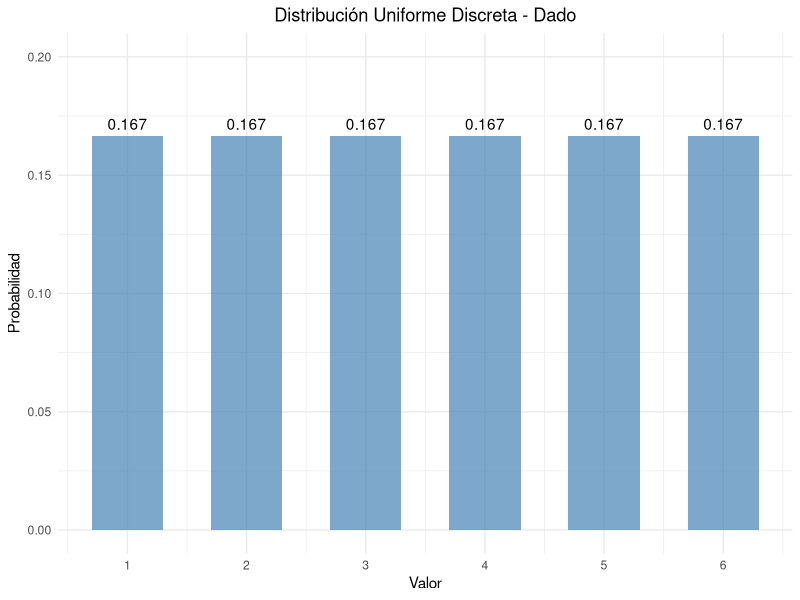
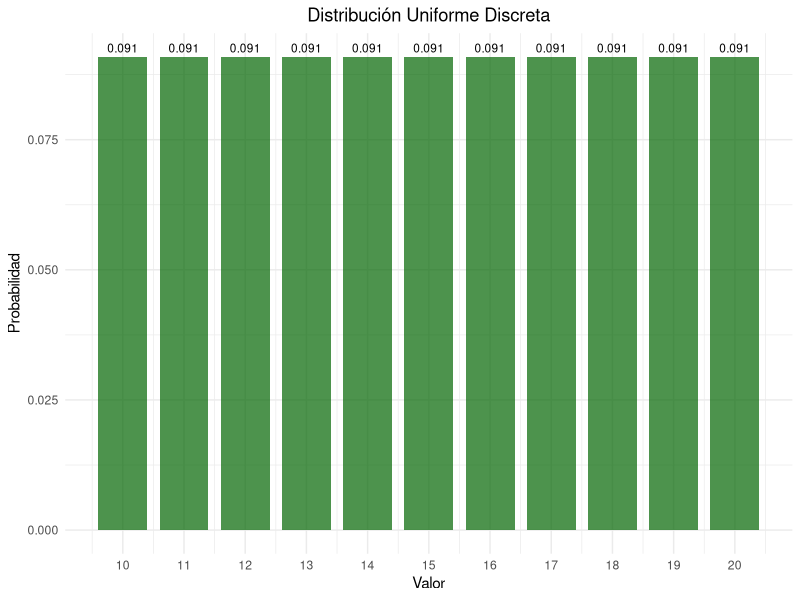
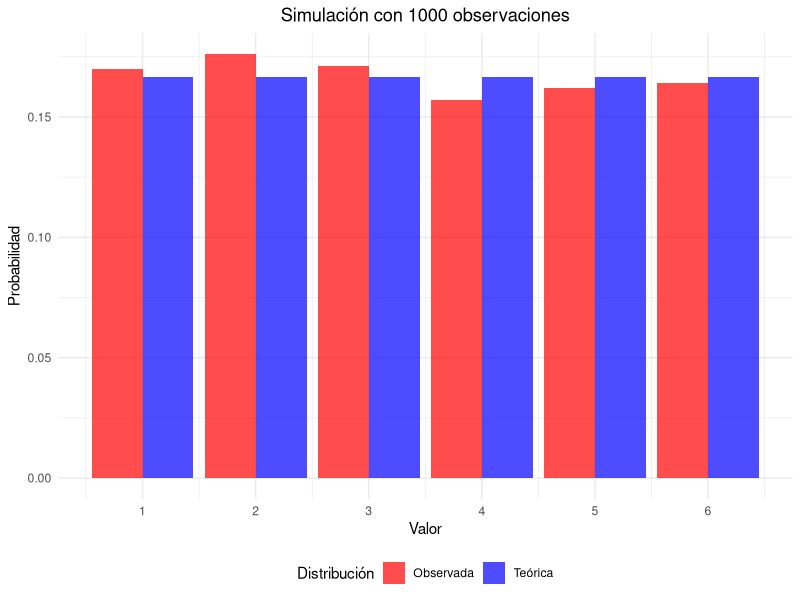
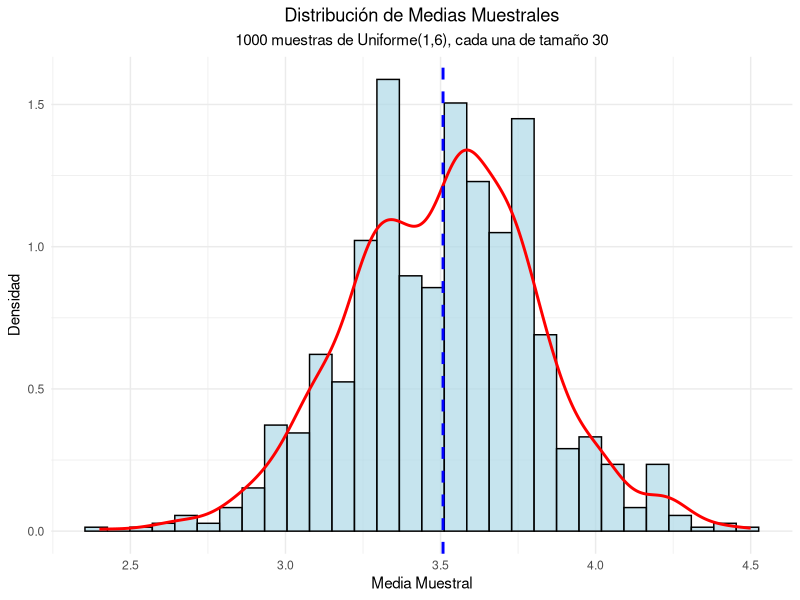
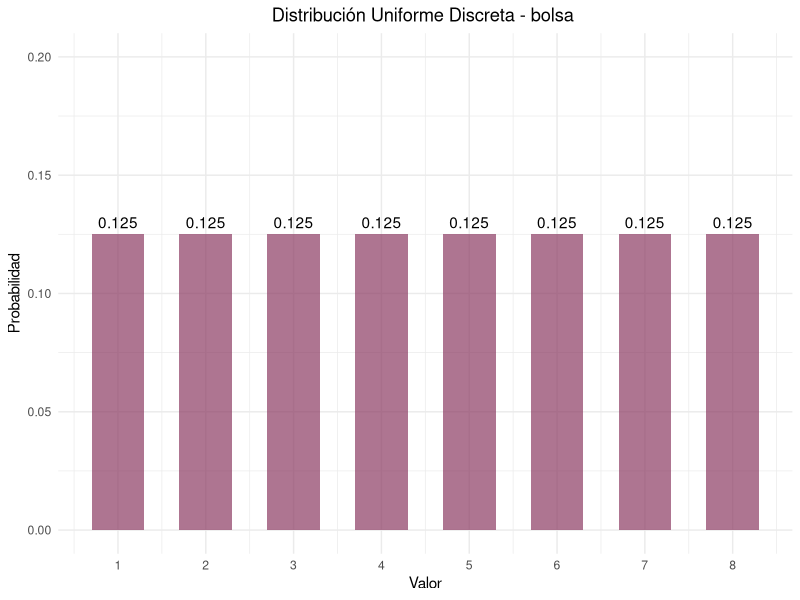
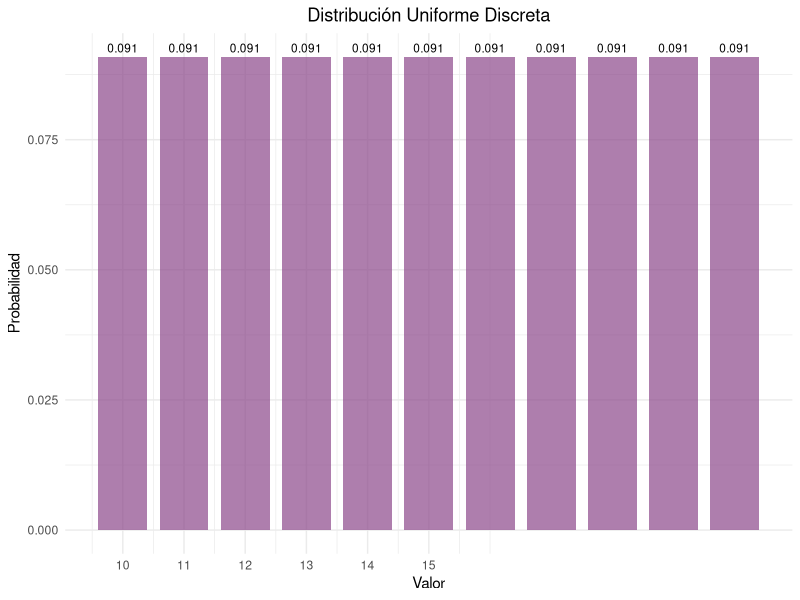
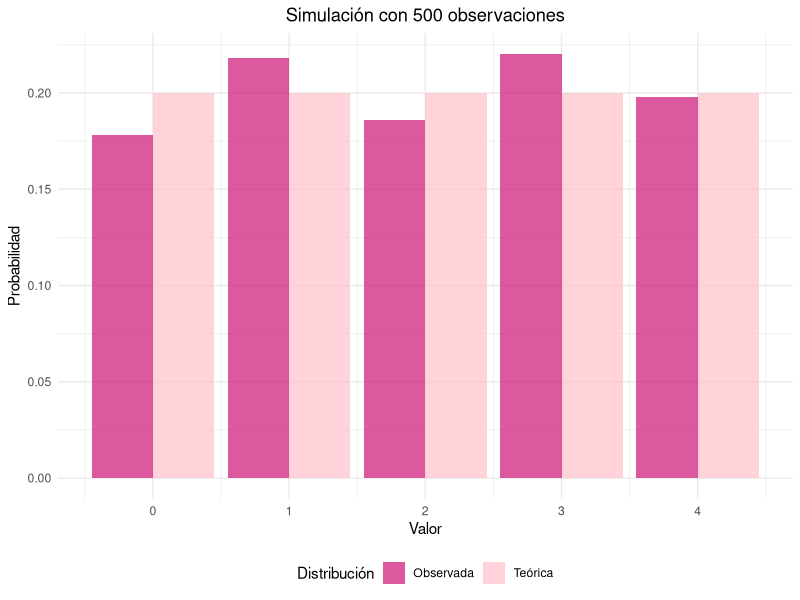

Recreate these plots in R, in order.
## ---- chunk 1
#| label: setup
#| include: false
library(tidyverse)
library(kableExtra)
library(gridExtra)
## ---- chunk 2
#| code-fold: true
#| label: dado-ejemplo

# Parámetros del dado
x_1 <- 1
x_6 <- 6
valores <- x_1:x_6
probabilidades <- rep(1/length(valores), length(valores))

# Crear data frame
dado_data <- data.frame(
  Valor = valores,
  Probabilidad = probabilidades
)

# Mostrar tabla
kable(dado_data, 
      caption = "Distribución de probabilidad de un dado",
      align = "cc") %>%
  kable_styling(bootstrap_options = "striped")
## ---- chunk 3
#| code-fold: true
#| label: parametros-dado
# Media
media <- sum(dado_data$Valor)/length(dado_data$Valor)
cat("Media:", media, "\n")

# Varianza
varianza <- sum((dado_data$Valor- media)^2)/length(dado_data$Valor)
cat("Varianza:", varianza, "\n")

# Desviación estándar
desv_std <- sqrt(varianza)
cat("Desviación estándar:", round(desv_std, 4), "\n")
## ---- chunk 4
#| code-fold: true
#| label: grafico-dado
#| fig-cap: "Función de probabilidad de un dado"

ggplot(dado_data, aes(x = Valor, y = Probabilidad)) +
  geom_col(fill = "steelblue", alpha = 0.7, width = 0.6) +
  geom_text(aes(label = round(Probabilidad, 3)), vjust = -0.5) +
  scale_x_continuous(breaks = valores) +
  scale_y_continuous(limits = c(0, 0.20)) +
  labs(title = "Distribución Uniforme Discreta - Dado",
       x = "Valor",
       y = "Probabilidad") +
  theme_minimal() +
  theme(plot.title = element_text(hjust = 0.5),
        plot.subtitle = element_text(hjust = 0.5))
## ---- chunk 5
#| code-fold: true
#| label: ejemplo-numeros

x2_1 <- 10
x2_n <- 20
valores2 <- x2_1:x2_n
probabilidades2 <- rep(1/(length(valores2)), length(valores2))

# Data_frame
data2 <- data.frame(
  Valor = valores2,
  Probabilidad = probabilidades2
)

# Parámetros estadísticos
media2 <- mean(data2$Valor)
varianza2 <- sum((data2$Valor - media2)^2)/length(data2$Valor)
desv_std2 <- sqrt(varianza2)

cat("Media:", media2, "\n")
cat("Varianza:", round(varianza2, 4), "\n")
cat("Desviación estándar:", round(desv_std2, 4), "\n")
## ---- chunk 6
#| label: grafico-numeros
#| fig-cap: "Distribución uniforme discreta entre 10 y 20"


ggplot(data2, aes(x = Valor, y = Probabilidad)) +
  geom_col(fill = "darkgreen", alpha = 0.7, width = 0.8) +
  geom_text(aes(label = round(Probabilidad, 3)), 
            vjust = -0.5, size = 3) +
  scale_x_continuous(breaks = seq(10, 20, 1)) +
  labs(title = "Distribución Uniforme Discreta",
       x = "Valor",
       y = "Probabilidad") +
  theme_minimal() +
  theme(plot.title = element_text(hjust = 0.5),
        plot.subtitle = element_text(hjust = 0.5))
## ---- chunk 7
#| code-fold: true
#| label: simulacion
# Función para generar números de distribución uniforme discreta
runif_disc <- function(n, a, b) {
  sample(a:b, n, replace = TRUE)
}

# Generar 1000 números aleatorios
set.seed(123)
n_sim <- 1000
muestra <- runif_disc(n_sim, 1, 6)

# Frecuencias observadas
freq_obs <- table(muestra)
freq_rel <- prop.table(freq_obs)

# Comparar con probabilidades teóricas
comparacion <- data.frame(
  Valor = 1:6,
  Prob_Teorica = rep(1/6, 6),
  Freq_Observada = as.numeric(freq_rel)
)

kable(comparacion, 
      caption = "Comparación entre probabilidades teóricas y observadas",
      col.names = c("Valor", "Prob. Teórica", "Freq. Observada"),
      digits = 4) |> 
  kable_styling(bootstrap_options = "striped")
## ---- chunk 8
#| code-fold: true
#| label: grafico-simulacion
#| fig-width: 8
#| fig-height: 6
#| fig-align: "center"
#| fig-cap: "Comparación entre distribución teórica y simulada"


# Preparar datos para el gráfico
comp_long <- comparacion |> 
  pivot_longer(cols = c(Prob_Teorica, Freq_Observada),
               names_to = "Tipo",
               values_to = "Probabilidad") %>%
  mutate(Tipo = case_when(
    Tipo == "Prob_Teorica" ~ "Teórica",
    Tipo == "Freq_Observada" ~ "Observada"
  ))

ggplot(comp_long, aes(x = Valor, y = Probabilidad, fill = Tipo)) +
  geom_col(position = "dodge", alpha = 0.7) +
  scale_x_continuous(breaks = 1:6) +
  scale_fill_manual(values = c("Teórica" = "blue", "Observada" = "red")) +
  labs(title = paste("Simulación con", n_sim, "observaciones"),
       x = "Valor",
       y = "Probabilidad",
       fill = "Distribución") +
  theme_minimal() +
  theme(plot.title = element_text(hjust = 0.5),
        legend.position = "bottom")
## ---- chunk 9
#| code-fold: true
#| label: limite-central
#| fig-width: 8
#| fig-height: 6
#| fig-align: "center"
#| fig-cap: "Demostración del Teorema del Límite Central"
# Simular medias muestrales
set.seed(456)
n_muestras <- 1000
tamaño_muestra <- 30

medias_muestrales <- replicate(n_muestras, {
  muestra <- runif_disc(tamaño_muestra, 1, 6)
  mean(muestra)
})

# Crear histograma
hist_data <- data.frame(Medias = medias_muestrales)

ggplot(hist_data) +
  geom_histogram(aes(x=Medias, after_stat(density)), bins = 30, 
                 fill = "lightblue", alpha = 0.7, color = "black") +
  geom_density(aes(x = Medias), color = "red", linewidth = 1) +
  geom_vline(xintercept = mean(medias_muestrales), 
             color = "blue", linetype = "dashed", size = 1) +
  labs(title = "Distribución de Medias Muestrales",
       subtitle = paste(n_muestras, "muestras de Uniforme(1,6), cada una de tamaño", tamaño_muestra),
       x = "Media Muestral",
       y = "Densidad") +
  theme_minimal() +
  theme(plot.title = element_text(hjust = 0.5),
        plot.subtitle = element_text(hjust = 0.5))

# Estadísticas
cat("Media teórica:", (1+6)/2, "\n")
cat("Media observada:", round(mean(medias_muestrales), 4), "\n")
cat("Varianza teórica de la media:", round(((6-1+1)^2-1)/12/tamaño_muestra, 4), "\n")
cat("Varianza observada de la media:", round(var(medias_muestrales), 4), "\n")
## ---- chunk 10
#| code-fold: true
#| label: bolas-ejemplo

# Parámetros del dado
x_1 <- 1
x_8 <- 8
valores <- x_1:x_8
probabilidades <- rep(1/length(valores), length(valores))

# Crear data frame
dado_data <- data.frame(
  Valor = valores,
  Probabilidad = probabilidades
)

# Mostrar tabla
kable(dado_data, 
      caption = "Distribución de probabilidad de una bolsa con 8 pelotas numeradas",
      align = "cc") %>%
  kable_styling(bootstrap_options = "striped")
## ---- chunk 11
#| code-fold: true
#| label: parametros-dado
# Media
media <- sum(dado_data$Valor)/length(dado_data$Valor)
cat("Media:", media, "\n")

# Varianza
varianza <- sum((dado_data$Valor- media)^2)/length(dado_data$Valor)
cat("Varianza:", varianza, "\n")

# Desviación estándar
desv_std <- sqrt(varianza)
cat("Desviación estándar:", round(desv_std, 4), "\n")
## ---- chunk 12
#| code-fold: true
#| label: grafico-bolsa
#| fig-cap: "Función de probabilidad de sacar una pelota de una bolsa"

ggplot(dado_data, aes(x = Valor, y = Probabilidad)) +
  geom_col(fill = "#8B3A62", alpha = 0.7, width = 0.6) +
  geom_text(aes(label = round(Probabilidad, 3)), vjust = -0.5) +
  scale_x_continuous(breaks = valores) +
  scale_y_continuous(limits = c(0, 0.20)) +
  labs(title = "Distribución Uniforme Discreta - bolsa ",
       x = "Valor",
       y = "Probabilidad") +
  theme_minimal() +
  theme(plot.title = element_text(hjust = 0.5),
        plot.subtitle = element_text(hjust = 0.5))
## ---- chunk 13
#| code-fold: true
#| label: ejemplo-numeros

x2_1e <- 5
x2_ne <- 15
valores4 <- x2_1e:x2_ne
probabilidades4 <- rep(1/(length(valores4)), length(valores4))

# Data_frame
data4 <- data.frame(
  Valor = valores2,
  Probabilidad = probabilidades4
)

# Parámetros estadísticos
media4 <- mean(data2$Valor)
varianza4 <- sum((data2$Valor - media4)^2)/length(data4$Valor)
desv_std4 <- sqrt(varianza2)

cat("Media:", media4, "\n")
cat("Varianza:", round(varianza4, 4), "\n")
cat("Desviación estándar:", round(desv_std4, 4), "\n")
## ---- chunk 14
#| label: grafico-numeros
#| fig-cap: "Distribución uniforme discreta entre 5 y 15"


ggplot(data4, aes(x = Valor, y = Probabilidad)) +
  geom_col(fill = "#8B4789", alpha = 0.7, width = 0.8) +
  geom_text(aes(label = round(Probabilidad, 3)), 
            vjust = -0.5, size = 3) +
  scale_x_continuous(breaks = seq(5, 15, 1)) +
  labs(title = "Distribución Uniforme Discreta",
       x = "Valor",
       y = "Probabilidad") +
  theme_minimal() +
  theme(plot.title = element_text(hjust = 0.5),
        plot.subtitle = element_text(hjust = 0.5))
## ---- chunk 15
#| code-fold: true
#| label: simulacion_4
# Función para generar números de distribución uniforme discreta
runif_disc <- function(n, a, b) {
  sample(a:b, n, replace = TRUE)
}

# Generar 1000 números aleatorios
set.seed(848)
n_sim <- 500
muestra <- runif_disc(n_sim, 0, 4)

# Frecuencias observadas
freq_obs <- table(muestra)
freq_rel <- prop.table(freq_obs)

# Comparar con probabilidades teóricas
comparacion <- data.frame(
  Valor = 0:4,
  Prob_Teorica = rep(1/5, 5),
  Freq_Observada = as.numeric(freq_rel)
)

kable(comparacion, 
      caption = "Comparación entre probabilidades teóricas y observadas",
      col.names = c("Valor", "Prob. Teórica", "Freq. Observada"),
      digits = 4) |> 
  kable_styling(bootstrap_options = "striped")
## ---- chunk 16
#| code-fold: true
#| label: grafico-simulacion_4
#| fig-width: 8
#| fig-height: 6
#| fig-align: "center"
#| fig-cap: "Comparación entre distribución teórica y simulada"


# Preparar datos para el gráfico
comp_long <- comparacion |> 
  pivot_longer(cols = c(Prob_Teorica, Freq_Observada),
               names_to = "Tipo",
               values_to = "Probabilidad") %>%
  mutate(Tipo = case_when(
    Tipo == "Prob_Teorica" ~ "Teórica",
    Tipo == "Freq_Observada" ~ "Observada"
  ))

ggplot(comp_long, aes(x = Valor, y = Probabilidad, fill = Tipo)) +
  geom_col(position = "dodge", alpha = 0.7) +
  scale_x_continuous(breaks = 0:4) +
  scale_fill_manual(values = c("Teórica" = "#FFC0C8", "Observada" = "#CD1076")) +
  labs(title = paste("Simulación con", n_sim, "observaciones"),
       x = "Valor",
       y = "Probabilidad",
       fill = "Distribución") +
  theme_minimal() +
  theme(plot.title = element_text(hjust = 0.5),
        legend.position = "bottom")
